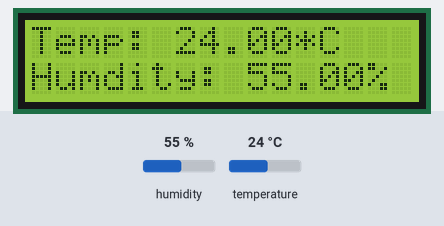
Simulated run of this sketch. Board: Arduino Uno, built with avr-gcc and run on an emulated ATmega328P. Shown: 16×2 character LCD. The test bench sets the inputs (shaded band); at power-on: humidity 55 %, temperature 24 °C.

Above: at 1.2 s.
1.3 s: humidity set to 22 %
At 2.4 s:
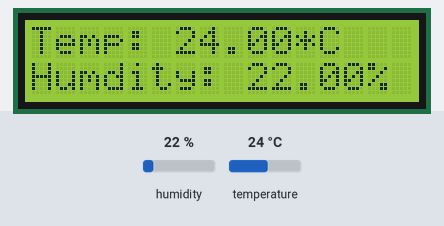
4.0 s: temperature set to 12 °C
At 5.4 s:
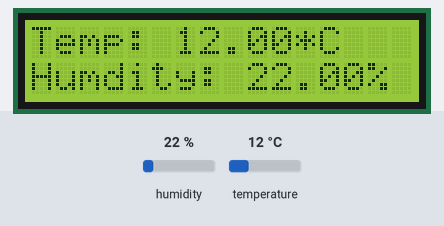
6.7 s: humidity set to 40 %
At 9.1 s:
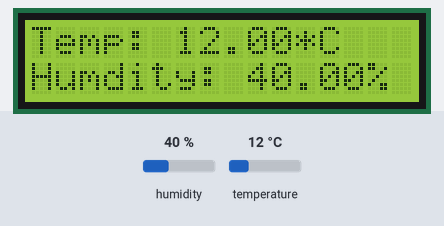
9.6 s: temperature set to 19 °C
At 10.9 s:
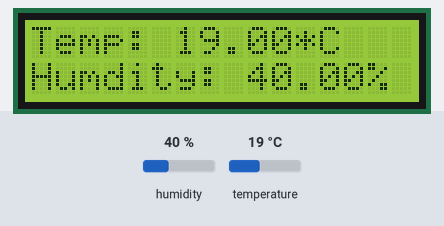
Timing chart, 0 to 12.6 s (numbered marks = the images above; inputs shaded):
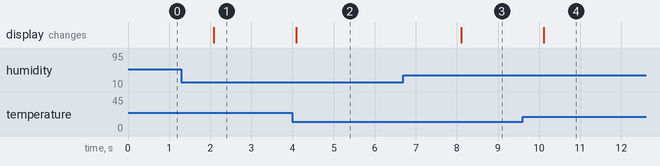

The sketch:

HelloWorld.ino
```cpp
#include <LiquidCrystal.h>
#include "DHT.h"
#define DHTPIN 8
#define DHTTYPE DHT22
DHT dht(DHTPIN, DHTTYPE);

const int rs=7, en=6, d4=5, d5=4, d6=3, d7=2;
LiquidCrystal lcd(rs, en, d4, d5, d6, d7);

void setup() {

  lcd.begin(16, 2);
  dht.begin();
}

void loop() {
    float h = dht.readHumidity();
   float t = dht.readTemperature();

  lcd.setCursor(0,0);
  lcd.print("Temp: ");
  lcd.print(t);
  lcd.print("*C ");
  lcd.setCursor(0,1);
  lcd.print("Humdity: ");
  lcd.print(h);
  lcd.print("%");

}
```

Measured:
- after the input at 1.3 s, the display: changes after 0.78 s (image 1)
- after the input at 4.0 s, the display: changes after 0.09 s (image 2)
- after the input at 6.7 s, the display: changes after 1.4 s (image 3)
- after the input at 9.6 s, the display: changes after 0.52 s (image 4)
